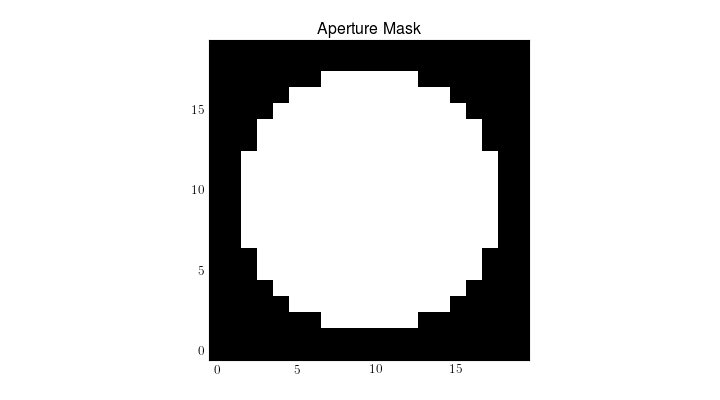

Source code (Python):
import matplotlib.pyplot as plt
from FTR.utils import circle_aperture

ap = circle_aperture((20, 20), 8)
plt.imshow(ap, cmap='binary_r')
plt.title("Aperture Mask")
